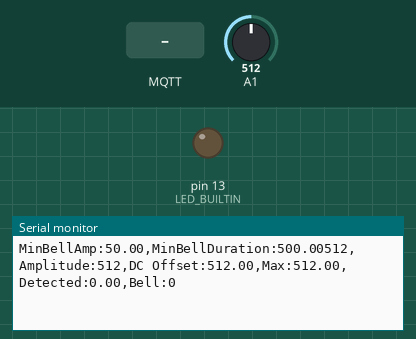
A sketch run on a simulated Arduino Uno, built with avr-gcc and run on an emulated ATmega328P. Shown: output pins drawn as LEDs (lit = HIGH), the last lines printed to the serial monitor. The test bench sets the inputs (shaded band); at power-on: A1 = 512. WiFi joins after 1.5 s; servers stay silent unless stated; no MQTT or app messages arrive unless stated.

Above: at 2.7 s.
2.8 s: A1 set to 490
At 3.8 s:
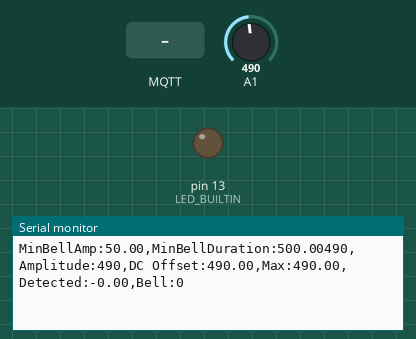
5.8 s: MQTT message "open" arrives on the first subscribed topic
At 6.5 s:
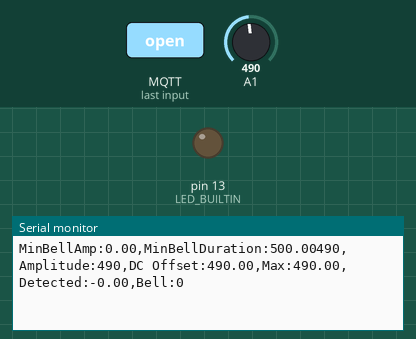
7.3 s: MQTT message "0" arrives on the first subscribed topic
8.8 s: A1 set to 306
At 9.9 s:
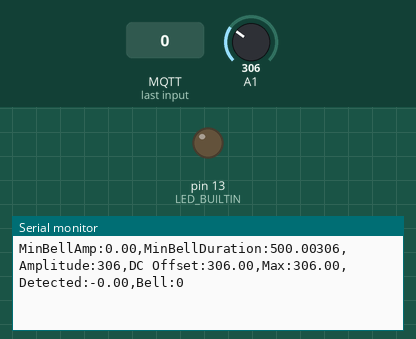
11.8 s: MQTT message "1" arrives on the first subscribed topic
At 12.6 s:
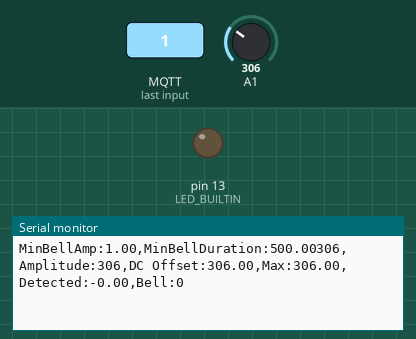
Timing chart, 0 to 14.8 s (numbered marks = the images above; inputs shaded):
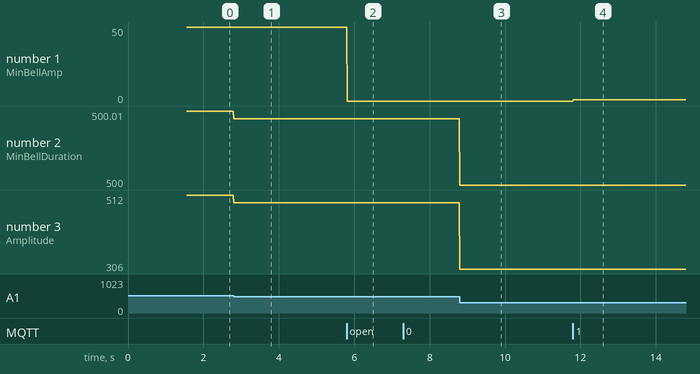

The sketch:

arduino.ino
```cpp
#include "wifi.h"
#include "mqtt.h"

const char *WIFI_SSID = "ssid";
const char *WIFI_PASSWORD = "password";

const char *MQTT_SERVER = "address";
const char *MQTT_USER = "user";
const char *MQTT_PASSWORD = "pass";

unsigned sampleRate = 4; // in Hz

double offset = 0;   // the DC offset
unsigned window = 1; // amount of samples to average

double maxAmp = 0;      // the highest amplitude recorded
double dropRate = 1000; // how much maxAmp decreases every second

double minBellAmp = 50;       // above this = ringing
double minBellDuration = 500; // longer than this = ringing
double bellDuration = 0;      // the current bell duration
bool ringing = false;         // true if currently ringing

Mqtt mqtt(MQTT_SERVER, MQTT_USER, MQTT_PASSWORD);

void setup()
{
  Serial.begin(115200);

  pinMode(A1, INPUT);
  pinMode(LED_BUILTIN, OUTPUT);

  wifiConnect(WIFI_SSID, WIFI_PASSWORD);
  mqtt.connect();

  mqtt.subscribe("bell_amp", [](const char *val) { minBellAmp = atof(val); });
  mqtt.subscribe("bell_duration", [](const char *val) { minBellDuration = atof(val); });
  mqtt.subscribe("sample_rate", [](const char *val) { sampleRate = max(atoi(val), 1); });
  mqtt.subscribe("drop_rate", [](const char *val) { dropRate = atof(val); });
  mqtt.subscribe("door_action", [](const char *val) {
    if (!strcmp(val, "open")) {
      // here we would activate the servo motor
      digitalWrite(LED_BUILTIN, HIGH);
      Serial.println("opening door");
      delay(5000);
      digitalWrite(LED_BUILTIN, LOW);
  }});
}

unsigned counter = 0;

void loop()
{
  ++counter;

  if (!mqtt.connected())
    mqtt.connect();

  mqtt.loop();

  // read amplitude
  unsigned amp = analogRead(A1);

  // update max, or drecrease slowly
  if (amp > maxAmp - dropRate / sampleRate)
    maxAmp = amp;
  else
    maxAmp -= dropRate / sampleRate;

  // estimate DC offset by averaging amplitude during the last second
  offset = (offset * (window - 1) + amp) / window;
  if (window < sampleRate)
    ++window;

  // the amplitude that we will actually test
  double detectedAmp = maxAmp - offset;

  // measure how long the bell is ringing
  if (detectedAmp >= minBellAmp)
    bellDuration += 1000.0 / sampleRate;
  else
    bellDuration = 0;

  // publish message if bell starts or stops ringing
  if (!ringing && bellDuration >= minBellDuration)
  {
    ringing = true;
    mqtt.publish("bell_ringing", "true");
  }
  else if (ringing && bellDuration < minBellDuration)
  {
    ringing = false;
    mqtt.publish("bell_ringing", "false");
  }

  if ((counter * 10) % sampleRate == 0)
  {
    Serial.print("MinBellAmp:");
    Serial.print(minBellAmp);
    Serial.print(",MinBellDuration:");
    Serial.print(minBellDuration);
    Serial.print(amp);
    Serial.print(",Amplitude:");
    Serial.print(amp);
    Serial.print(",DC Offset:");
    Serial.print(offset);
    Serial.print(",Max:");
    Serial.print(maxAmp);
    Serial.print(",Detected:");
    Serial.print(detectedAmp);
    Serial.print(",Bell:");
    Serial.println(ringing ? 1000 : 0);
  }

  delayMicroseconds(1000000 / sampleRate);
}
```

mqtt.cpp
```cpp
#include "mqtt.h"
#include <unordered_map>
#include <WiFi.h>

#define MQTT_TOPIC_PREFIX "smart_intercom/"

WiFiClient wifiClient;

// incoming message handling
std::unordered_map<std::string, Callback> callbacks;
void onMessage(const char *topic, byte *payload, unsigned length)
{
  char value[256];
  strncpy(value, (char *)payload, length);
  value[length] = 0; // null-terminated string

  Serial.print(topic);
  Serial.print(":");
  Serial.println(value);

  if (callbacks.count(topic))
    callbacks[topic](value);
}

Mqtt::Mqtt(const char *server, const char *user, const char *pass)
    : address(server), username(user), password(pass)
{
  client.setClient(wifiClient);
  client.setServer(server, 1883);
  client.setCallback(onMessage);
}

void Mqtt::loop()
{
  client.loop();
}

bool Mqtt::connected()
{
  return client.connected();
}

void Mqtt::connect()
{
  while (!client.connected())
  {
    Serial.println("Connecting to MQTT...");
    if (client.connect("ESP32Client", username, password))
    {
      Serial.print("Connected to ");
      Serial.println(address);

      for (auto &[topic, callback] : callbacks)
        client.subscribe(topic.c_str());
    }
    else
    {
      Serial.print("Connection failed with state ");
      Serial.println(client.state());
      delay(2000);
    }
  }
}

void Mqtt::subscribe(const char *topic, Callback callback)
{
  auto fullTopic = std::string(MQTT_TOPIC_PREFIX) + topic;
  client.subscribe(fullTopic.c_str());
  callbacks[fullTopic] = callback;
}

void Mqtt::publish(const char *topic, const char *value)
{
  auto fullTopic = std::string(MQTT_TOPIC_PREFIX) + topic;
  client.publish(fullTopic.c_str(), value);
}
```

mqtt.h
```cpp
#ifndef SMART_INTERCOM_MQTT_H
#define SMART_INTERCOM_MQTT_H

#include <PubSubClient.h>
#include <functional>

using Callback = std::function<void(const char *)>;

class Mqtt
{
private:
  PubSubClient client;
  const char *address;
  const char *username;
  const char *password;

public:
  Mqtt(const char *server, const char *user, const char *pass);
  void loop();
  bool connected();
  void connect();
  void subscribe(const char* topic, Callback callback);
  void publish(const char *topic, const char *value);
};

#endif
```

wifi.cpp
```cpp
#include "wifi.h"
#include <WiFi.h>

void wifiConnect(const char *ssid, const char *password)
{
  WiFi.mode(WIFI_STA);
  WiFi.begin(ssid, password);

  Serial.println("Connecting to WiFi...");

  while (WiFi.waitForConnectResult() != WL_CONNECTED)
    Serial.print(".");

  Serial.print("Connected to ");
  Serial.println(ssid);
  Serial.print("IP address: ");
  Serial.println(WiFi.localIP());
  Serial.println("");
}
```

wifi.h
```cpp
#ifndef SMART_INTERCOM_WIFI_H
#define SMART_INTERCOM_WIFI_H

void wifiConnect(const char *ssid, const char *password);

#endif
```

Measured:
- after the input at 2.8 s, the serial monitor: prints a new line at once (image 1)
- after the input at 5.8 s, the serial monitor: prints a new line at once (image 2)
- after the input at 8.8 s, the serial monitor: prints a new line at once (image 3)
- after the input at 11.8 s, the serial monitor: prints a new line at once (image 4)
- plotted number 1: 0 → 1 after the input at 11.8 s
- plotted number 2: 500.01 → 500 after the input at 2.8 s, 500 → 500 after the input at 8.8 s
- plotted number 3: 512 → 490 after the input at 2.8 s, 490 → 306 after the input at 8.8 s
